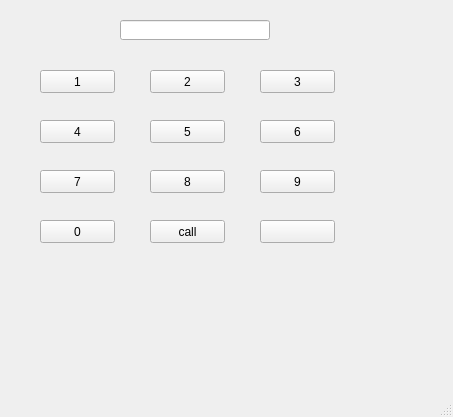
<?xml version="1.0" encoding="UTF-8"?>
<ui version="4.0">
 <class>MainWindow</class>
 <widget class="QMainWindow" name="MainWindow">
  <property name="geometry">
   <rect>
    <x>0</x>
    <y>0</y>
    <width>453</width>
    <height>417</height>
   </rect>
  </property>
  <property name="windowTitle">
   <string>MainWindow</string>
  </property>
  <widget class="QWidget" name="centralwidget">
   <widget class="QLineEdit" name="lin">
    <property name="geometry">
     <rect>
      <x>120</x>
      <y>20</y>
      <width>150</width>
      <height>20</height>
     </rect>
    </property>
   </widget>
   <widget class="QPushButton" name="pb1">
    <property name="geometry">
     <rect>
      <x>40</x>
      <y>70</y>
      <width>75</width>
      <height>23</height>
     </rect>
    </property>
    <property name="text">
     <string>1</string>
    </property>
   </widget>
   <widget class="QPushButton" name="pb2">
    <property name="geometry">
     <rect>
      <x>150</x>
      <y>70</y>
      <width>75</width>
      <height>23</height>
     </rect>
    </property>
    <property name="text">
     <string>2</string>
    </property>
   </widget>
   <widget class="QPushButton" name="pb3">
    <property name="geometry">
     <rect>
      <x>260</x>
      <y>70</y>
      <width>75</width>
      <height>23</height>
     </rect>
    </property>
    <property name="text">
     <string>3</string>
    </property>
   </widget>
   <widget class="QPushButton" name="pb4">
    <property name="geometry">
     <rect>
      <x>40</x>
      <y>120</y>
      <width>75</width>
      <height>23</height>
     </rect>
    </property>
    <property name="text">
     <string>4</string>
    </property>
   </widget>
   <widget class="QPushButton" name="pb5">
    <property name="geometry">
     <rect>
      <x>150</x>
      <y>120</y>
      <width>75</width>
      <height>23</height>
     </rect>
    </property>
    <property name="text">
     <string>5</string>
    </property>
   </widget>
   <widget class="QPushButton" name="pb6">
    <property name="geometry">
     <rect>
      <x>260</x>
      <y>120</y>
      <width>75</width>
      <height>23</height>
     </rect>
    </property>
    <property name="text">
     <string>6</string>
    </property>
   </widget>
   <widget class="QPushButton" name="pb7">
    <property name="geometry">
     <rect>
      <x>40</x>
      <y>170</y>
      <width>75</width>
      <height>23</height>
     </rect>
    </property>
    <property name="text">
     <string>7</string>
    </property>
   </widget>
   <widget class="QPushButton" name="pushButton_8">
    <property name="geometry">
     <rect>
      <x>260</x>
      <y>220</y>
      <width>75</width>
      <height>23</height>
     </rect>
    </property>
    <property name="text">
     <string/>
    </property>
   </widget>
   <widget class="QPushButton" name="pb8">
    <property name="geometry">
     <rect>
      <x>150</x>
      <y>170</y>
      <width>75</width>
      <height>23</height>
     </rect>
    </property>
    <property name="text">
     <string>8</string>
    </property>
   </widget>
   <widget class="QPushButton" name="pb0">
    <property name="geometry">
     <rect>
      <x>40</x>
      <y>220</y>
      <width>75</width>
      <height>23</height>
     </rect>
    </property>
    <property name="text">
     <string>0</string>
    </property>
   </widget>
   <widget class="QPushButton" name="pb9">
    <property name="geometry">
     <rect>
      <x>260</x>
      <y>170</y>
      <width>75</width>
      <height>23</height>
     </rect>
    </property>
    <property name="text">
     <string>9</string>
    </property>
   </widget>
   <widget class="QPushButton" name="pbCall">
    <property name="geometry">
     <rect>
      <x>150</x>
      <y>220</y>
      <width>75</width>
      <height>23</height>
     </rect>
    </property>
    <property name="text">
     <string>call</string>
    </property>
   </widget>
  </widget>
  <widget class="QMenuBar" name="menubar">
   <property name="geometry">
    <rect>
     <x>0</x>
     <y>0</y>
     <width>453</width>
     <height>21</height>
    </rect>
   </property>
  </widget>
  <widget class="QStatusBar" name="statusbar"/>
 </widget>
 <resources/>
 <connections/>
</ui>
